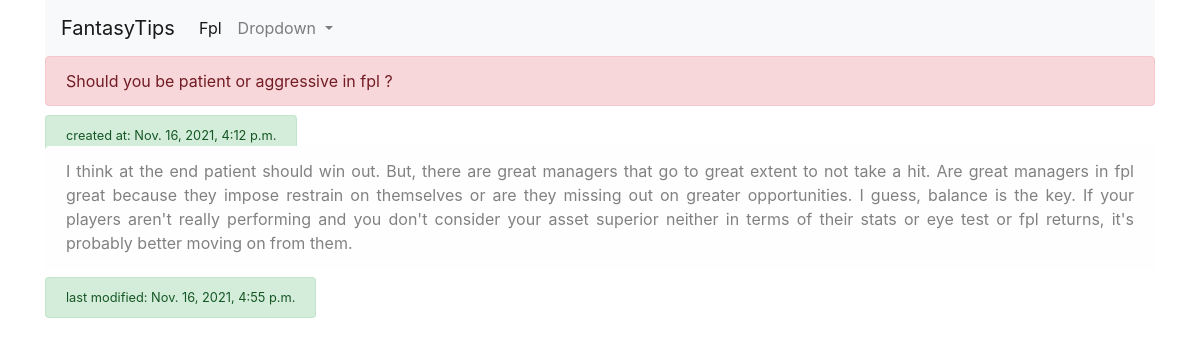
The app's page /blog/4 with its own data.
### blog/models.py (models this page shows, shortened)
class Blog(models.Model):
    title = models.CharField(max_length = 255)
    body = models.TextField()
    last_modified = models.DateTimeField(auto_now = True)
    created_at = models.DateTimeField(auto_now_add = True)

### blog/views.py (the view)
# urls.py: path('blog/<int:pk>', BlogDetailView.as_view(), name='blog-detail'),
class BlogDetailView(DetailView):
    model = Blog
    def get_context_data(self, **kwargs):
        context = super().get_context_data(**kwargs)
        return context

### blog/templates/blog/blog_detail.html
{% extends "blog/base.html" %}
{% block content %}
<p class="alert alert-danger"> {{object.title}}
</p>
<small class="text-align-right alert alert-success"> created at: {{object.created_at}}</small>
<p class="alert alert-light"> {{object.body}}</p>
<small class="alert alert-success"> last modified: {{object.last_modified}}</small>
{% endblock %}

### records on screen
Blog: title "Should you be patient or aggressive in fpl ?", created_at "Nov. 16, 2021, 4:12 p.m.", body "I think at the end patient should win out. But, there are great managers that go to great extent to not take a hit. Are great managers in fpl great because they impose restrain on themselves or are they missing out on greater opportunities. I guess, balance is the key. If your players aren't really performing and you don't consider your asset superior neither in terms of their stats or eye test or fpl returns, it's probably better moving on from them.", last_modified "Nov. 16, 2021, 4:55 p.m."
